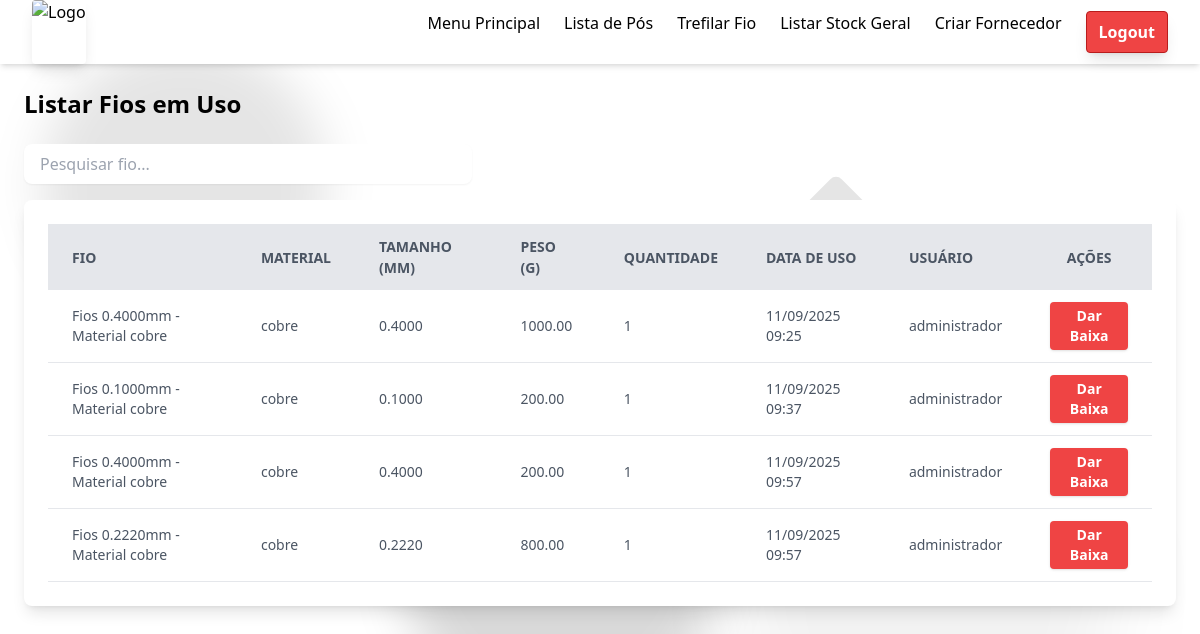
Before: /listar_fiousado/ (signed in) with the older database file.
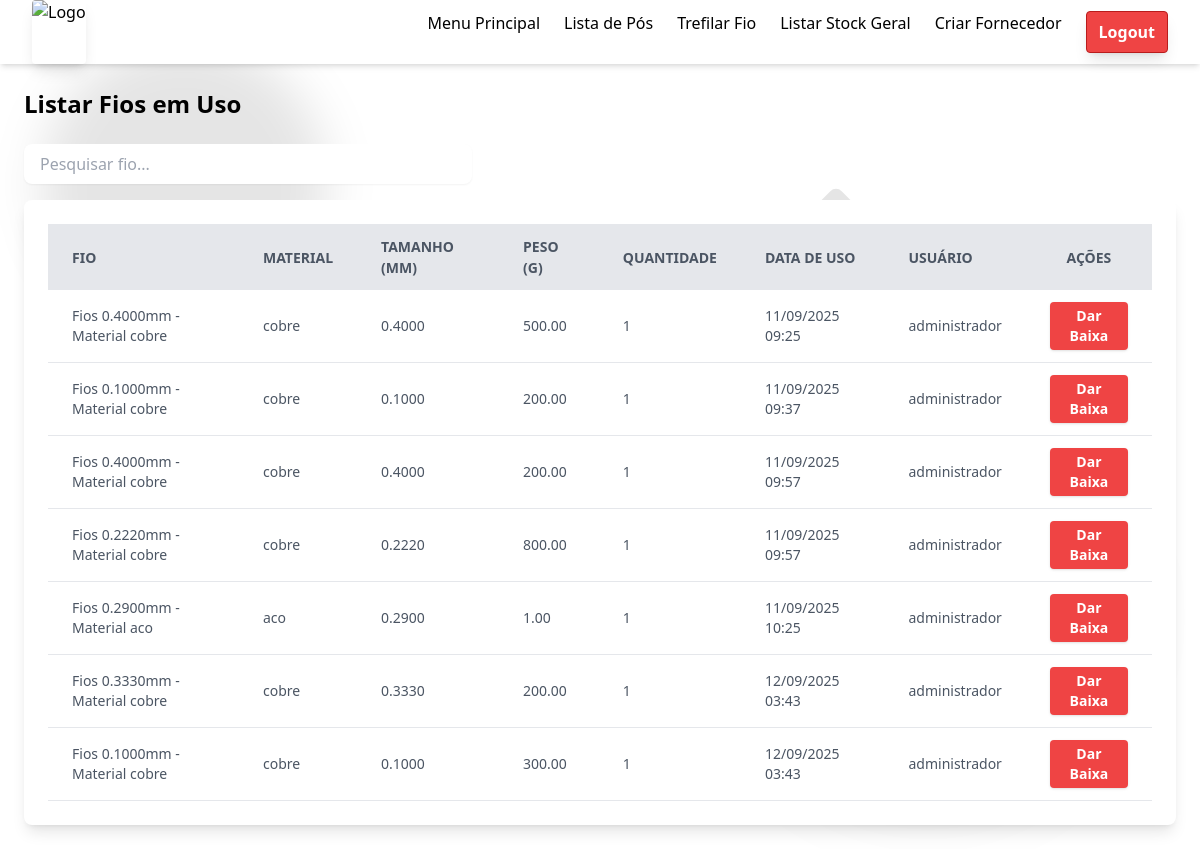
After: the same page with the newer database file.
### management/models.py (models this page shows, shortened)
class FioUsado(models.Model):
    fio = models.ForeignKey(Fios, on_delete=models.CASCADE)
    size = models.DecimalField(max_digits=10, decimal_places=4)
    weight = models.DecimalField(max_digits=10, decimal_places=2)
    material = models.CharField(max_length=20)
    quantidade_usada = models.PositiveIntegerField()
    data_uso = models.DateTimeField(default=timezone.now)
    user = models.ForeignKey(User, on_delete=models.SET_NULL, null=True)

class Fios(models.Model):
    material = [
        ('cobre', 'Cobre'),
        ('aco', 'Aço'),
    ]
    size = models.DecimalField(max_digits=10, decimal_places=4)
    weight = models.DecimalField(max_digits=10, decimal_places=2)
    weight_unit = models.DecimalField(max_digits=10, decimal_places=2)
    quantity = models.IntegerField()
    material = models.CharField(max_length=20, choices=material, default='cobre')
    min_stock = models.IntegerField(null=True, blank=True)
    fornecedor = models.ForeignKey(Fornecedor, on_delete=models.CASCADE, null=True, blank=True)
    date_added = models.DateTimeField(auto_now_add=True)
    updated_at = models.DateTimeField(auto_now=True)
    user = models.ForeignKey(User, on_delete=models.CASCADE, null=True, blank=True)
    def __str__(self):
        return f"Fios {self.size}mm - Material {self.material}"

### management/views.py (the view)
# urls.py: path('listar_fiousado/', views.listar_fiousado, name='listar_fiousado'),
@login_required
def listar_fiousado(request):
    fios_usados = FioUsado.objects.all()
    return render(request, 'management/listar_fiousado.html', {'fios_usados': fios_usados})

### management/templates/management/listar_fiousado.html (shortened to what this page needs)
{% extends 'management/base.html' %}
{% load static %}
{% block content %}
<h1 class="text-2xl font-bold text-black mb-6">Listar Fios em Uso</h1>
<div class="flex justify-between items-center mb-4">
    <input type="text" id="searchInput" placeholder="Pesquisar fio..."
                 class="w-full max-w-md rounded-lg border-gray-300 focus:border-blue-500 focus:ring-blue-500 px-4 py-2 shadow-sm" />
</div>
<div class="overflow-x-auto w-full max-w-7xl bg-white rounded-lg shadow-lg p-6">
        <table id="fiosTable" class="min-w-full table-auto">
                <thead>
                        <tr class="bg-gray-200 text-gray-600 uppercase text-sm leading-normal">
                                <th class="py-3 px-6 text-left">Fio</th>
                                <th class="py-3 px-6 text-left">Material</th>
                                <th class="py-3 px-6 text-left">Tamanho (mm)</th>
                                <th class="py-3 px-6 text-left">Peso (g)</th>
                                <th class="py-3 px-6 text-left">Quantidade</th>
                                <th class="py-3 px-6 text-left">Data de Uso</th>
                                <th class="py-3 px-6 text-left">Usuário</th>
                                <th class="py-3 px-6 text-center">Ações</th>
                        </tr>
                </thead>
                <tbody class="text-gray-600 text-sm font-light">
                        {% for fio_usado in fios_usados %}
                        <tr class="border-b border-gray-200 hover:bg-gray-100" data-search="{{ fio_usado.fio }} {{ fio_usado.material }} {{ fio_usado.size }} {{ fio_usado.weight }} {{ fio_usado.quantidade_usada }} {{ fio_usado.user.username|default:'' }}">
                                <td class="py-3 px-6 text-left">
                                        {{ fio_usado.fio }}
                                </td>
                                <td class="py-3 px-6 text-left">
                                        {{ fio_usado.material }}
                                </td>
                                <td class="py-3 px-6 text-left">
                                        {{ fio_usado.size }}
                                </td>
                                <td class="py-3 px-6 text-left">
                                        {{ fio_usado.weight }}
                                </td>
                                <td class="py-3 px-6 text-left">
                                        {{ fio_usado.quantidade_usada }}
                                </td>
                                <td class="py-3 px-6 text-left">
                                        {{ fio_usado.data_uso|date:"d/m/Y H:i" }}
                                </td>
                                <td class="py-3 px-6 text-left">
                                        {{ fio_usado.user.username|default:"N/A" }}
                                </td>
                                <td class="py-3 px-6 text-center">
                                        <form method="POST" action="{% url 'deletar_fiousado' fio_usado.id %}" onsubmit="return confirm('Tem certeza que deseja deletar este registro de fio usado?');">
                                                <button type="submit" class="bg-red-500 hover:bg-red-600 text-white font-semibold px-3 py-1 rounded shadow">
                                                        Dar Baixa
                                                </button>
                                        </form>
                                </td>
                        </tr>
                        {% empty %}
                        <tr>
                                <td colspan="8" class="py-3 px-6 text-center">Nenhum fio usado encontrado.</td>
                        </tr>
                        {% endfor %}
                </tbody>
        </table>
</div>
{% endblock %}

### management/templates/management/base.html (shortened to what this page needs)
<!DOCTYPE html>
<html lang="pt">
<head>
    <script src="https://cdn.tailwindcss.com"></script>
    {% load static %}
</head>
<body class="min-h-screen relative" style="background: white; overflow-x: hidden;">
  <div class="absolute inset-0 z-0">
    <div class="absolute top-10 left-10 w-72 h-72 bg-black/10 rounded-full blur-xl"></div>
  </div>
  <nav class="bg-white text-black shadow-md relative z-20">
      <div class="max-w-7xl mx-auto px-4 sm:px-6 lg:px-8">
        <div class="flex items-center justify-between h-16">
          <div class="flex items-center">
            <a href="{% url 'main_menu' %}">
            <img src="{% static 'management/media/logo.jpg' %}" alt="Logo" class="h-16 w-auto rounded border-1 border-black shadow-lg hover:opacity-80 transition">
            </a>
          </div>
            <div class="hidden md:flex space-x-6">
            {% if request.user.is_authenticated %}
              <a href="{% url 'main_menu' %}" class="hover:text-blue-400 transition">Menu Principal</a>
              <a href="{% url 'listar_pos' %}" class="hover:text-blue-400 transition">Lista de Pós</a>
              <a href="{% url 'trafilar_fio' %}" class="hover:text-blue-400 transition">Trefilar Fio</a>
              <a href="{% url 'listar_stock' %}" class="hover:text-blue-400 transition">Listar Stock Geral</a>
              <a href="{% url 'criar_fornecedor' %}" class="hover:text-blue-400 transition">Criar Fornecedor</a>
              <a href="{% url 'logout' %}" class="ml-4 px-3 py-2 rounded bg-red-500 text-white font-semibold hover:bg-red-600 transition shadow-lg border border-red-700">Logout</a>
            {% endif %}
            </div>
        </div>
      </div>
    </nav>
    <main class="relative z-10 max-w-7xl mx-auto p-6">
      {% block content %}{% endblock %}
    </main>
</body>
</html>

Changed rows visible on the page:
changed FioUsado (number 1 of 7 on the later page): weight "1000.00" → "500.00"
added FioUsado: fio "Fios 0.2900mm - Material aco", material "aco", size "0.2900", weight "1.00", quantidade_usada "1", data_uso "11/09/2025 10:25", user.username "administrador"
added FioUsado: fio "Fios 0.3330mm - Material cobre", material "cobre", size "0.3330", weight "200.00", quantidade_usada "1", data_uso "12/09/2025 03:43", user.username "administrador"
added FioUsado: fio "Fios 0.1000mm - Material cobre", material "cobre", size "0.1000", weight "300.00", quantidade_usada "1", data_uso "12/09/2025 03:43", user.username "administrador"
